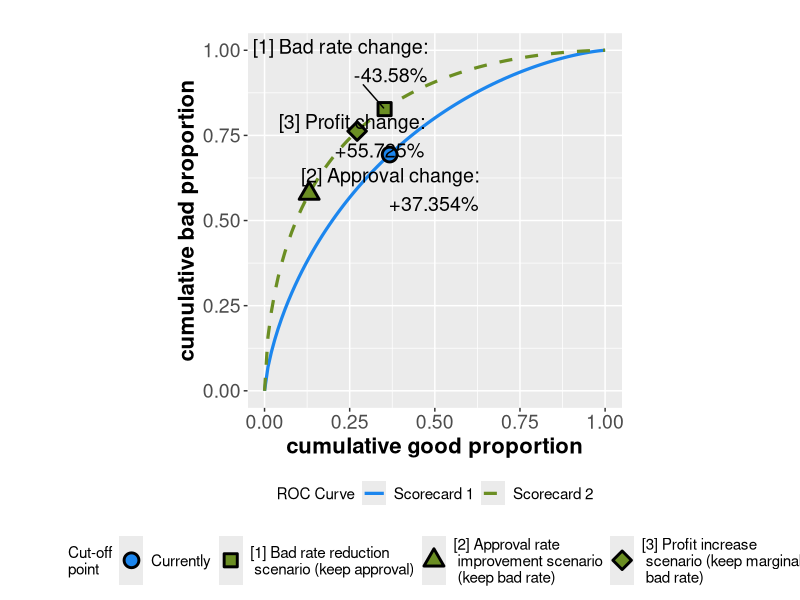

The R script that drew this image:
library(ggplot2)
library(ggrepel)
library(numDeriv)
#library(data.table)


# FUNCTIONS:
# FuncMidNormal<-function(x,g){pnorm(qnorm((g+1)/2)*sqrt(2)+qnorm(x))}
# FuncMidFractal<-function(x,g){0.5*(1-(1-x)^((1+g)/(1-g)))+0.5*x^((1-g)/(1+g))}
# FuncBiFractal<-function(x,g, beta){beta*(1-(1-x)^((1+g)/(1-g)))+(1-beta)*x^((1-g)/(1+g))}

# In this example code we are using the binormal function:
FuncBiNormal<-function(x,g,shape){pnorm(qnorm((g+1)/2)*sqrt(1+shape^2)+shape*qnorm(x))}

# function GiniP calculates Gini above the cutoff (truncated Gini) calculation
# f - ROC curve model (e.g. binormal with set Gini & shape parameters)
# x - cut-off point representation on the ROC curve (x coordinate: cumulative good proportion below the cutoff)
GiniP<-function(f, x){2*(integrate(f,x,1)$value-(1-x)*f(x))/((1-x)*(1-f(x)))-1}

# Calculator function
# Please note default shape1 and shape2 is set to one, so the ROC curves default to MidNormal
better_gini_calculator<-function(GINI1=.45, GINI2=.65, B=.1, a0=.6, shape1=1, shape2=1){

  # setting binormal functions with GINI1 and GINI2 parameters
  y0<-function(x){FuncBiNormal(x,GINI1, shape1)}
  y1<-function(x){FuncBiNormal(x,GINI2, shape2)}
  
  # searching for representation of the cutoff point 
  phi0<-function(x){(1-B)*(1-x)+B*(1-y0(x))-a0}
  x0<-as.numeric(uniroot(phi0,lower=0,upper=1,tol = .Machine$double.eps)[1])
  
  # determining portfolio bad rate for scorecard 1
  b0 <- B*(1-y0(x0))/a0
  
  # determining marginal bad rate at the cutoff for scorecard 1 
  deriv0 <-  numDeriv::grad(y0, x0)
  mbr0 <- (1+(1-B)/B/deriv0)^(-1)
  
  # determining interest rate assuming profit = 0 at marginal bad rate 
  ir0 <-  mbr0/(1-mbr0)
  
  # calculation of the portfolio profit
  profit0 <- a0*(ir0*(1-b0)-b0)
  
  # Gini for scorecard 1 on accepted portfolio
  ginip0 <- GiniP(y0,x0)
  
  ## 1. Bad rate reduction scenario (keep approval)
  
  # same approval
  a1 <- a0
  
  # finding the cutoff representation on ROC curve 2 for scenario 1
  phi1<-function(x){(1-B)*(1-x)+B*(1-y1(x))-a1}
  x1<-as.numeric(uniroot(phi1,lower=0,upper=1,tol = .Machine$double.eps)[1])
  
  # new portfolio bad rate
  b1 <- B*(1-y1(x1))/a0
  
  # new marginal bad rate at the cutoff
  deriv1 <- numDeriv::grad(y1, x1)
  mbr1 <- (1+(1-B)/B/deriv1)^(-1)
  
  # same interest rate
  ir1 <- ir0
  
  # profit for scorecard 2
  profit1 <- a1*(ir1*(1-b1)-b1)
  
  # calculating Gini on approved portfolio for scorecard 2 
  ginip1 <- GiniP(y1,x1)
  
  # approval change, portfolio bad rate change, profit change
  a1_change <- a1/a0-1
  b1_change <- b1/b0-1
  profit1_change <- profit1/profit0-1
  
  ## 2. Approval rate increase scenario (keep bad rate)
  
  # same portfolio bad rate
  b2 <- b0
  
  # finding the cutoff representation on ROC curve 2 for scenario 2
  phi2<-function(x){B*(1-y1(x))/((1-B)*(1-x)+B*(1-y1(x)))-b2}
  x2 <- as.numeric(uniroot(phi2,lower=0.001,upper=.999,tol = .Machine$double.eps)[1])
  
  # new approval rate
  a2 <- ((1-B)*(1-x2)+B*(1-y1(x2)))
  
  # as above
  deriv2 <- numDeriv::grad(y1, x2)
  mbr2 <- (1+(1-B)/B/deriv2)^(-1)
  ir2 <- ir0
  profit2 <- a2*(ir2*(1-b2)-b2)
  ginip2 <- GiniP(y1, x2)
  
  a2_change <- a2/a0-1
  b2_change <- b2/b0-1
  profit2_change <- profit2/profit0-1
  
  ## 3. Profit increase scenario (keep marginal bad rate)
  
  # same marginal bad rate - finding the cutoff representation on ROC curve 2 for scenario 3 
  phi3<-function(x){numDeriv::grad(y1, x)-deriv0}
  x3 <- as.numeric(uniroot(phi3,lower=0+1/1000,upper=1-1/1000,tol = .Machine$double.eps)[1])
  
  # new approval rate and portfolio bad rate in scenario 3
  a3 <- ((1-B)*(1-x3)+B*(1-y1(x3)))
  b3 <- B*(1-y1(x3))/a3
  
  # as above
  deriv3 <- numDeriv::grad(y1, x3)
  mbr3 <- (1+(1-B)/B/deriv3)^(-1)
  ir3 <- ir0
  profit3 <- a3*(ir3*(1-b3)-b3)
  ginip3 <- GiniP(y1,x3)
  
  a3_change <- a3/a0-1
  b3_change <- b3/b0-1
  profit3_change <- profit3/profit0-1

  
  
  # f3<-function(x){format(round(100*x,3), nsmall=3)}
  # fperc<-function(x){paste(f3(x),"%", sep="")}
  
  return(list(
  inputs = list(GINI1=GINI1, GINI2=GINI2, B=B, a0=a0, shape1=shape1, shape2=shape2)
  , curves = list(y0=y0, y1=y1)
  , cutoffs = data.frame(xcord = c(x0, x1, x2, x3), 
                   ycord = c(y0(x0), y1(x1), y1(x2), y1(x3)))
  , res1=data.frame(no=1:3, scenario=c('keep approval (bad rate reduction)', 'keep bad rate (approval rate improvement)', 'keep marginal bad rate (profit increase)'), 
                   approval_change=c(a1_change, a2_change, a3_change),
                   bad_rate_change=c(b1_change, b2_change, b3_change),
                   profit_change=c(profit1_change, profit2_change, profit3_change))
  , res2=data.frame(scenario=1:3, 
                   existing_approval = rep(a0,3), 
                   new_approval = c(a1, a2, a3),
                   existing_bad_rate = rep(b0,3),
                   new_bad_rate = c(b1, b2, b3),
                   existing_profit = rep(profit0, 3),
                   new_profit = c(profit1, profit2, profit3))
  , res3=data.frame(scenario=1:3, 
                   existing_portfolio_gini = rep(ginip0,3),
                   new_portfolio_gini = c(ginip1, ginip2, ginip3),
                   existing_marginal_bad_rate = rep(mbr0,3),
                   new_marginal_bad_rate = c(mbr1, mbr2, mbr3))))
}

# Plot function  
plot_better_gini <- function(res){
df <- data.frame(xcord=res$cutoffs$xcord, ycord=res$cutoffs$ycord, point_id=c("a", "b", "c", "d"))
df$labels <- c('', paste("[1] Bad rate change:\n", ifelse(res$res1$bad_rate_change[1]>0,"+",""), round(100*res$res1$bad_rate_change[1], 3), "%", sep = ""),
               paste("[2] Approval change:\n", ifelse(res$res1$approval_change[2]>0,"+",""), round(100*res$res1$approval_change[2], 3), "%", sep = ""),
               paste("[3] Profit change:\n", ifelse(res$res1$profit_change[3]>0,"+",""), round(100*res$res1$profit_change[3], 3), "%", sep = ""))

ggplot(data.frame(x=c(0,1)), aes(x)) +
  stat_function(fun = res$curves$y0, geom = "line", aes(colour = "y0"), lwd = 1.1) +
  stat_function(fun = res$curves$y1, geom = "line", aes(colour = "y1"), linetype= "dashed", lwd = 1.1) +
  scale_colour_manual("ROC Curve", values = c("dodgerblue2", "olivedrab"), breaks = waiver(), labels=c("Scorecard 1", "Scorecard 2")) +
  geom_point(data = df[1,], aes(xcord, ycord, shape = factor(point_id)),  colour = "black", fill = "dodgerblue2", size = 4, stroke = 1.5) +
  geom_point(data = df[c(2,3, 4),], aes(xcord, ycord, shape = factor(point_id)), colour = "black", fill = "olivedrab", size = 4, stroke = 1.5) +
  scale_shape_manual("Cut-off\npoint",
                     values = c('a' = 21, 'b' = 22, 'c' = 24, 'd' = 23),
                     labels = c("Currently", "[1] Bad rate reduction\n scenario (keep approval)", "[2] Approval rate\n improvement scenario\n (keep bad rate)", "[3] Profit increase\n scenario (keep marginal\n bad rate)")) +
  xlab("cumulative good proportion") + ylab("cumulative bad proportion") + ggtitle("") + 
  theme(legend.position="bottom", 
        legend.box = "vertical", 
        axis.text=element_text(size=14), 
        axis.title=element_text(size=16,face="bold"),
        legend.text=element_text(size=11)) +
  guides(color = guide_legend(order = 1)) +
  coord_fixed() +
  geom_text_repel(data = df[2:4,],
                  mapping = aes(x=xcord, y=ycord, label = labels),
                  size=5,
                  min.segment.length = 0,
                  hjust = 1, vjust = -1, show.legend = FALSE)
}

# Example
(res<-better_gini_calculator(.45, .65, .1, .6))
plot_better_gini(res)
